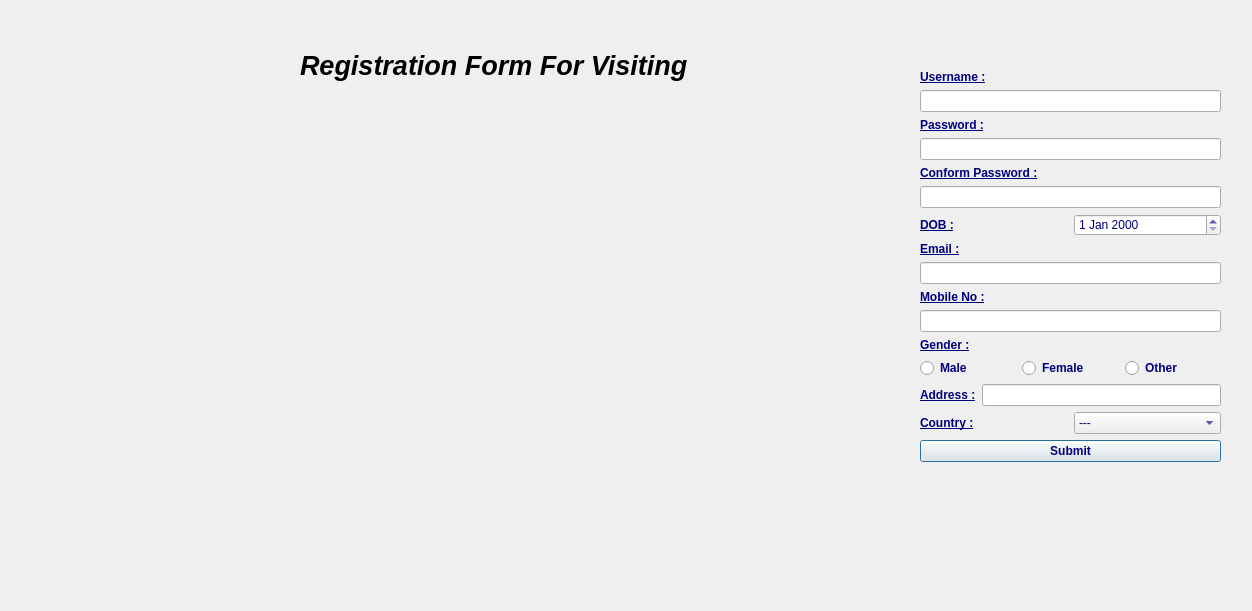
<?xml version="1.0" encoding="UTF-8"?>
<ui version="4.0">
 <class>sighuppage</class>
 <widget class="QDialog" name="sighuppage">
  <property name="geometry">
   <rect>
    <x>0</x>
    <y>0</y>
    <width>1252</width>
    <height>611</height>
   </rect>
  </property>
  <property name="windowTitle">
   <string>Dialog</string>
  </property>
  <property name="styleSheet">
   <string notr="true">
background-image: url(:/new/prefix1/images/thanking hyd (1).jpg);</string>
  </property>
  <widget class="QWidget" name="layoutWidget">
   <property name="geometry">
    <rect>
     <x>920</x>
     <y>70</y>
     <width>301</width>
     <height>511</height>
    </rect>
   </property>
   <layout class="QFormLayout" name="formLayout">
    <item row="0" column="0" colspan="2">
     <layout class="QVBoxLayout" name="verticalLayout">
      <item>
       <widget class="QLabel" name="label">
        <property name="text">
         <string>&lt;html&gt;&lt;head/&gt;&lt;body&gt;&lt;p&gt;&lt;span style=&quot; font-size:9pt; font-weight:600; text-decoration: underline; color:#00007f;&quot;&gt;Username :&lt;/span&gt;&lt;/p&gt;&lt;/body&gt;&lt;/html&gt;</string>
        </property>
       </widget>
      </item>
      <item>
       <widget class="QLineEdit" name="lineEdit_username">
        <property name="text">
         <string/>
        </property>
       </widget>
      </item>
     </layout>
    </item>
    <item row="1" column="0" colspan="2">
     <layout class="QVBoxLayout" name="verticalLayout_2">
      <item>
       <widget class="QLabel" name="label_2">
        <property name="text">
         <string>&lt;html&gt;&lt;head/&gt;&lt;body&gt;&lt;p&gt;&lt;span style=&quot; font-size:9pt; font-weight:600; text-decoration: underline; color:#00007f;&quot;&gt;Password :&lt;/span&gt;&lt;/p&gt;&lt;/body&gt;&lt;/html&gt;</string>
        </property>
       </widget>
      </item>
      <item>
       <widget class="QLineEdit" name="lineEdit_password">
        <property name="text">
         <string/>
        </property>
        <property name="echoMode">
         <enum>QLineEdit::PasswordEchoOnEdit</enum>
        </property>
       </widget>
      </item>
     </layout>
    </item>
    <item row="2" column="0" colspan="2">
     <layout class="QVBoxLayout" name="verticalLayout_3">
      <item>
       <widget class="QLabel" name="label_3">
        <property name="text">
         <string>&lt;html&gt;&lt;head/&gt;&lt;body&gt;&lt;p&gt;&lt;span style=&quot; font-size:9pt; font-weight:600; text-decoration: underline; color:#00007f;&quot;&gt;Conform Password :&lt;/span&gt;&lt;/p&gt;&lt;/body&gt;&lt;/html&gt;</string>
        </property>
       </widget>
      </item>
      <item>
       <widget class="QLineEdit" name="lineEdit_conformation">
        <property name="text">
         <string/>
        </property>
        <property name="echoMode">
         <enum>QLineEdit::PasswordEchoOnEdit</enum>
        </property>
       </widget>
      </item>
     </layout>
    </item>
    <item row="3" column="0" colspan="2">
     <layout class="QHBoxLayout" name="horizontalLayout">
      <item>
       <widget class="QLabel" name="label_DOB">
        <property name="text">
         <string>&lt;html&gt;&lt;head/&gt;&lt;body&gt;&lt;p&gt;&lt;span style=&quot; font-size:9pt; font-weight:600; text-decoration: underline; color:#00007f;&quot;&gt;DOB :&lt;/span&gt;&lt;/p&gt;&lt;/body&gt;&lt;/html&gt;</string>
        </property>
       </widget>
      </item>
      <item>
       <widget class="QDateEdit" name="dateEdit">
        <property name="enabled">
         <bool>true</bool>
        </property>
        <property name="styleSheet">
         <string notr="true">color:rgb(0,0,127);
</string>
        </property>
       </widget>
      </item>
     </layout>
    </item>
    <item row="4" column="0" colspan="2">
     <layout class="QVBoxLayout" name="verticalLayout_6">
      <item>
       <widget class="QLabel" name="label_7">
        <property name="text">
         <string>&lt;html&gt;&lt;head/&gt;&lt;body&gt;&lt;p&gt;&lt;span style=&quot; font-size:9pt; font-weight:600; text-decoration: underline; color:#00007f;&quot;&gt;Email :&lt;/span&gt;&lt;/p&gt;&lt;/body&gt;&lt;/html&gt;</string>
        </property>
       </widget>
      </item>
      <item>
       <widget class="QLineEdit" name="lineEdit_email">
        <property name="text">
         <string/>
        </property>
       </widget>
      </item>
     </layout>
    </item>
    <item row="5" column="0" colspan="2">
     <layout class="QVBoxLayout" name="verticalLayout_12">
      <item>
       <widget class="QLabel" name="label_13">
        <property name="text">
         <string>&lt;html&gt;&lt;head/&gt;&lt;body&gt;&lt;p&gt;&lt;span style=&quot; font-weight:600; text-decoration: underline; color:#00007f;&quot;&gt;Mobile No :&lt;/span&gt;&lt;/p&gt;&lt;/body&gt;&lt;/html&gt;</string>
        </property>
       </widget>
      </item>
      <item>
       <widget class="QLineEdit" name="lineEdit_mobile">
        <property name="text">
         <string/>
        </property>
       </widget>
      </item>
     </layout>
    </item>
    <item row="6" column="0">
     <widget class="QLabel" name="label_14">
      <property name="text">
       <string>&lt;html&gt;&lt;head/&gt;&lt;body&gt;&lt;p&gt;&lt;span style=&quot; font-weight:600; text-decoration: underline; color:#00007f;&quot;&gt;Gender :&lt;/span&gt;&lt;/p&gt;&lt;/body&gt;&lt;/html&gt;</string>
      </property>
     </widget>
    </item>
    <item row="7" column="0" colspan="2">
     <layout class="QHBoxLayout" name="horizontalLayout_2">
      <item>
       <widget class="QRadioButton" name="radioButton_male">
        <property name="enabled">
         <bool>true</bool>
        </property>
        <property name="font">
         <font>
          <pointsize>9</pointsize>
          <weight>75</weight>
          <bold>true</bold>
         </font>
        </property>
        <property name="styleSheet">
         <string notr="true">color:rgb(0,0,127);</string>
        </property>
        <property name="text">
         <string>Male</string>
        </property>
       </widget>
      </item>
      <item>
       <widget class="QRadioButton" name="radioButton_female">
        <property name="enabled">
         <bool>true</bool>
        </property>
        <property name="font">
         <font>
          <pointsize>9</pointsize>
          <weight>75</weight>
          <bold>true</bold>
          <underline>false</underline>
         </font>
        </property>
        <property name="styleSheet">
         <string notr="true">color:rgb(0,0,127);</string>
        </property>
        <property name="text">
         <string>Female</string>
        </property>
       </widget>
      </item>
      <item>
       <widget class="QRadioButton" name="radioButton_other">
        <property name="enabled">
         <bool>true</bool>
        </property>
        <property name="font">
         <font>
          <pointsize>9</pointsize>
          <weight>75</weight>
          <bold>true</bold>
         </font>
        </property>
        <property name="styleSheet">
         <string notr="true">color:rgb(0,0,127);</string>
        </property>
        <property name="text">
         <string>Other</string>
        </property>
       </widget>
      </item>
     </layout>
    </item>
    <item row="8" column="0">
     <widget class="QLabel" name="label_17">
      <property name="text">
       <string>&lt;html&gt;&lt;head/&gt;&lt;body&gt;&lt;p&gt;&lt;span style=&quot; font-size:9pt; font-weight:600; text-decoration: underline; color:#00007f;&quot;&gt;Address :&lt;/span&gt;&lt;/p&gt;&lt;/body&gt;&lt;/html&gt;</string>
      </property>
     </widget>
    </item>
    <item row="8" column="1">
     <widget class="QLineEdit" name="lineEdit_address"/>
    </item>
    <item row="9" column="0" colspan="2">
     <layout class="QHBoxLayout" name="horizontalLayout_3">
      <item>
       <widget class="QLabel" name="label_18">
        <property name="text">
         <string>&lt;html&gt;&lt;head/&gt;&lt;body&gt;&lt;p&gt;&lt;span style=&quot; font-size:9pt; font-weight:600; text-decoration: underline; color:#00007f;&quot;&gt;Country :&lt;/span&gt;&lt;/p&gt;&lt;/body&gt;&lt;/html&gt;</string>
        </property>
       </widget>
      </item>
      <item>
       <widget class="QComboBox" name="comboBox_country">
        <property name="enabled">
         <bool>true</bool>
        </property>
        <property name="styleSheet">
         <string notr="true">color:rgb(0,0,127);</string>
        </property>
        <item>
         <property name="text">
          <string>---</string>
         </property>
        </item>
        <item>
         <property name="text">
          <string>INDIA</string>
         </property>
        </item>
        <item>
         <property name="text">
          <string>JAPAN</string>
         </property>
        </item>
        <item>
         <property name="text">
          <string>CHINA</string>
         </property>
        </item>
        <item>
         <property name="text">
          <string>KOREA</string>
         </property>
        </item>
        <item>
         <property name="text">
          <string>NEPAL</string>
         </property>
        </item>
        <item>
         <property name="text">
          <string/>
         </property>
        </item>
       </widget>
      </item>
     </layout>
    </item>
    <item row="10" column="0" colspan="2">
     <widget class="QPushButton" name="pushButton_submit">
      <property name="font">
       <font>
        <pointsize>9</pointsize>
        <weight>75</weight>
        <bold>true</bold>
       </font>
      </property>
      <property name="styleSheet">
       <string notr="true">color:rgb(0,0,127);</string>
      </property>
      <property name="text">
       <string>Submit</string>
      </property>
     </widget>
    </item>
   </layout>
  </widget>
  <widget class="QLabel" name="label_4">
   <property name="geometry">
    <rect>
     <x>300</x>
     <y>40</y>
     <width>521</width>
     <height>51</height>
    </rect>
   </property>
   <property name="text">
    <string>&lt;html&gt;&lt;head/&gt;&lt;body&gt;&lt;p&gt;&lt;span style=&quot; font-size:20pt; font-weight:600; font-style:italic; color:#000000;&quot;&gt;Registration Form For Visiting&lt;/span&gt;&lt;/p&gt;&lt;/body&gt;&lt;/html&gt;</string>
   </property>
  </widget>
 </widget>
 <resources/>
 <connections/>
</ui>
